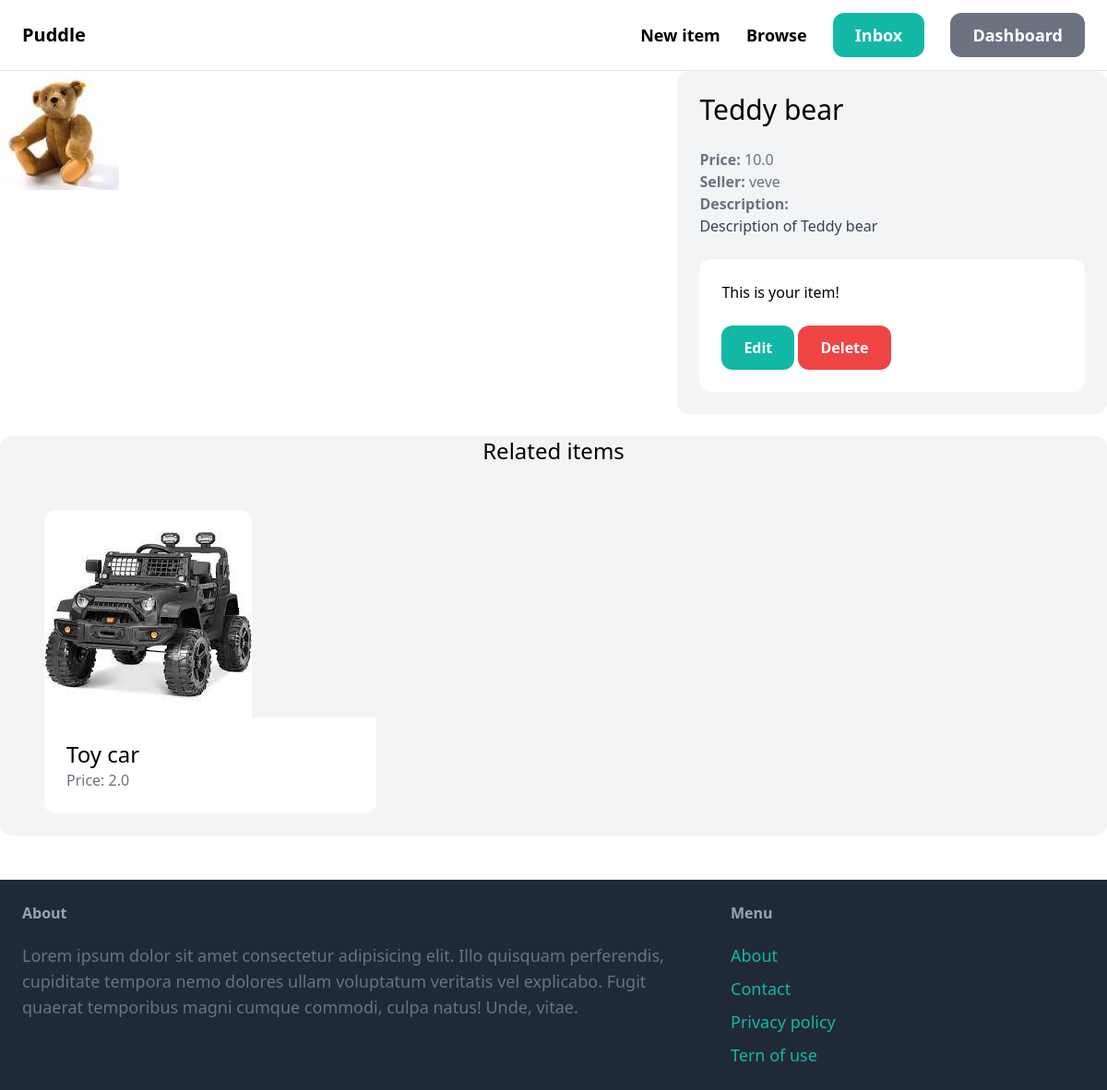
Page /items1/ (signed in) on the committed database.
### item/models.py (models this page shows, shortened)
class Item(models.Model):
    category = models.ForeignKey(Category, related_name='items', on_delete=models.CASCADE)
    name = models.CharField(max_length=255)
    description = models.TextField(blank=True, null=True)
    price = models.FloatField()
    image = models.ImageField(upload_to='item_images', blank=True, null=True)
    is_sold = models.BooleanField(default=False)
    created_by = models.ForeignKey(User, related_name='items', on_delete=models.CASCADE)
    created_at = models.DateTimeField(auto_now_add=True)

### item/views.py (the view)
# urls.py: path('<int:pk>/', views.detail, name='detail'),
def detail(request, pk):
    item = get_object_or_404(Item, pk=pk)
    related_items = Item.objects.filter(category=item.category, is_sold=False).exclude(pk=pk)[:3]
    return render(request,'item/detail.html', {
        'item': item,
        'related_items': related_items
    })

### item/templates/item/detail.html (shortened to what this page needs)
{% extends 'core/base.html' %}
{% block content %}
<div class="grid grid-cols-5 gap-6">
    <div class="col-span-3">
        <img src=" {{ item.image.url }} " class="rounded">
    </div>
    <div class="col-span-2 p-6 bg-gray-100 rounded-xl">
        <h1 class="mb-6 text-3xl"> {{ item.name }} </h1>
        <p class="text-gray-500"> <strong>Price: </strong> {{ item.price }} </p>
        <p class="text-gray-500"> <strong>Seller: </strong> {{ item.created_by.username }} </p>
       {% if item.description %}
       <p class="text-gray-700">
        <strong class="text-gray-500">Description: </strong><br>
        {{  item.description }}
    </p>
       {% endif %}
       {% if request.user == item.created_by %}
          <div class="mt-6 p-6 bg-white rounded-xl">
            <p>This is your item!</p>
            <a href=" {% url 'item:edit' item.id %} " class="inline-block mt-6 px-6 py-3 txt-lg font-semibold bg-teal-500 text-white rounded-xl">Edit</a>
            <a href="{% url 'item:delete' item.id %}" class="inline-block mt-6 px-6 py-3 txt-lg font-semibold bg-red-500 text-white rounded-xl">Delete</a>
          </div>
        {% else %}
       <a href="{% url 'conversation:new' item.id %}" class="inline-block mt-6 px-6 py-3 text-lg font-semibold bg-teal-500 text-white rounded-xl hover:g-teal-700">Contact seller</a>
       {% endif %}
    </div>
</div>
<div class="mt-6 px-12 bg-gray-100 rounded-xl">
    <h2 class="mb-12 text-2xl text-center">Related items </h2>
    <div class="grid grid-cols-3 gap-3">
        {% for item in related_items %}
        <div>
            <a href=" {% url 'item:detail' item.id %} ">
                <div>
                    <img src="{{ item.image.url }}" class="rounded-t-xl">
                </div>
                <div class="p-6 bg-white rounded-b-xl">
                    <h2 class="text-2xl"> {{ item.name }} </h2>
                    <p class="text-gray-500">Price: {{ item.price }} </p>
                </div><br>
            </a>
        </div>
        {% endfor %}
    </div>
</div>
{% endblock %}

### rows in the picture
Item: image (picture), name "Teddy bear", price "10.0", created_by.username "veve", description "Description of Teddy bear"
Item: image (picture), name "Toy car", price "2.0"
